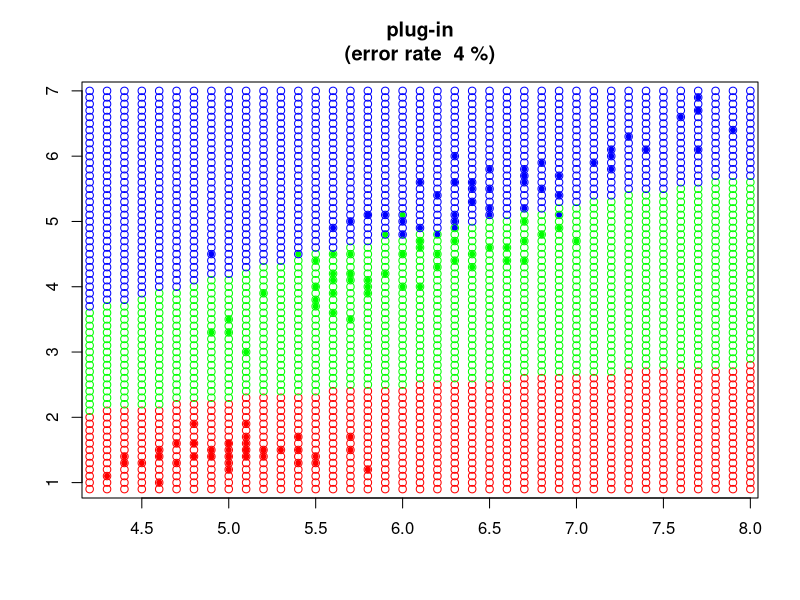

This figure's R source:
#Павлюков В.В. 401и
#source("plug_in.R")
#Для классификации нужны:
#обучающая выборка
D_to_M=function(D){
  n=dim(D)[1]
  m=dim(D)[2]
  M=matrix(0,n,m)
  for(i in 1:n){
    for(j in 1:m){
      M[i,j]=D[i,j]
    }
  }
  M
}
Xl = D_to_M(iris)#ирисы фишера: обучающая выборка
N = c(1,3)#вектор признаков, содержит номера признаков учавствующих в обучении
Xl = Xl[,append(N,5)]#"обрезание" "лишних" столбцов выборки
n<-length(N)#число признаков
nomer_stolbtca_classov <- dim(Xl)[2]#номер столбца с названиями классов(в нашем случае последний 3-й)
classes = levels(iris[,dim(iris)[2]])#вектор названий классов
Ny<-length(classes)#количество классов
#эмпирические оценки априорных вероятностей появления объектов классов(частоты в выборке)
Py<-table(Xl[,nomer_stolbtca_classov])/dim(Xl)[1]

#Ишем эмпирические оценки функций правдоподобия

#матрица матожиданий
myus=matrix(ncol=n,nrow=Ny)
for(i in 1:Ny){
  myus[i,]=apply(Xl[,-nomer_stolbtca_classov][which(Xl[,nomer_stolbtca_classov]==i),],2,"mean")
}

#ковариационные матрицы
E=rep(0,n*n*Ny)
dim(E)<-c(n,n,Ny)

for(i in 1:Ny){
  Lx=Xl[,-nomer_stolbtca_classov][which(Xl[,nomer_stolbtca_classov]==i),]
  Lx=sweep(Lx,2,myus[i,],"-")
  for(j in 1:dim(Lx)[1]){
    E[,,i]=E[,,i]+as.double(Lx[j,])%*%t(as.double(Lx[j,]))
  }
  E[,,i]<-E[,,i]/(dim(Lx)[1]-1)
}
#Функция вычисляющая плотность распределения величины
Ng=function(x,myu,E){
  n=length(x)
  k=as.double(-1*((t(x-myu)%*%solve(E))%*%(x-myu))/2)
  exp(k)/sqrt((2*pi)^n*det(E))
}

#классификатор
a = function(x, classes, Py, myus, E) {
  Y = length(classes)#количество классов
  n = dim(x)[2]#количество признаков
  scores = rep(0, Y)#вектор плотностей
  for (i in 1:Y) {
    scores[i] = Py[i]*Ng(x, myus[i,], E[,,i])#
  }
  which.max(scores)#порядковый номер максимальной вероятности
}

#процент ошибки классификации
l<-dim(Xl)[1]
e<-0.0
for(i in 1:l){
  e<-e+100*(Xl[,nomer_stolbtca_classov][i]!=a(c(Xl[,1][i],Xl[,2][i]), classes, Py, myus, E ))/l
}

tcveta = c("red", "green", "blue")#создает вектор цветов
# график
plot(Xl[,1], Xl[,2], col = tcveta[Xl[,nomer_stolbtca_classov]], xlab = "", ylab = "",main = paste("plug-in\n(error rate ",round(e,digits=2),"%)"),pch = 20)
#классифицируем все точки видимой области первого графика с шагом (0.1, 0.1)    
w_min<-min(Xl[,1])-0.1
w_max<-max(Xl[,1])+0.1
h_min<-min(Xl[,2])-0.1
h_max<-max(Xl[,2])+0.1
w<-w_min
while(w<w_max){
  h=h_min
  while(h<h_max){
    points(w, h, col = tcveta[a(c(w,h), classes, Py, myus, E )], pch = 1)
    h=h+0.1
  }
  w=w+0.1
}
